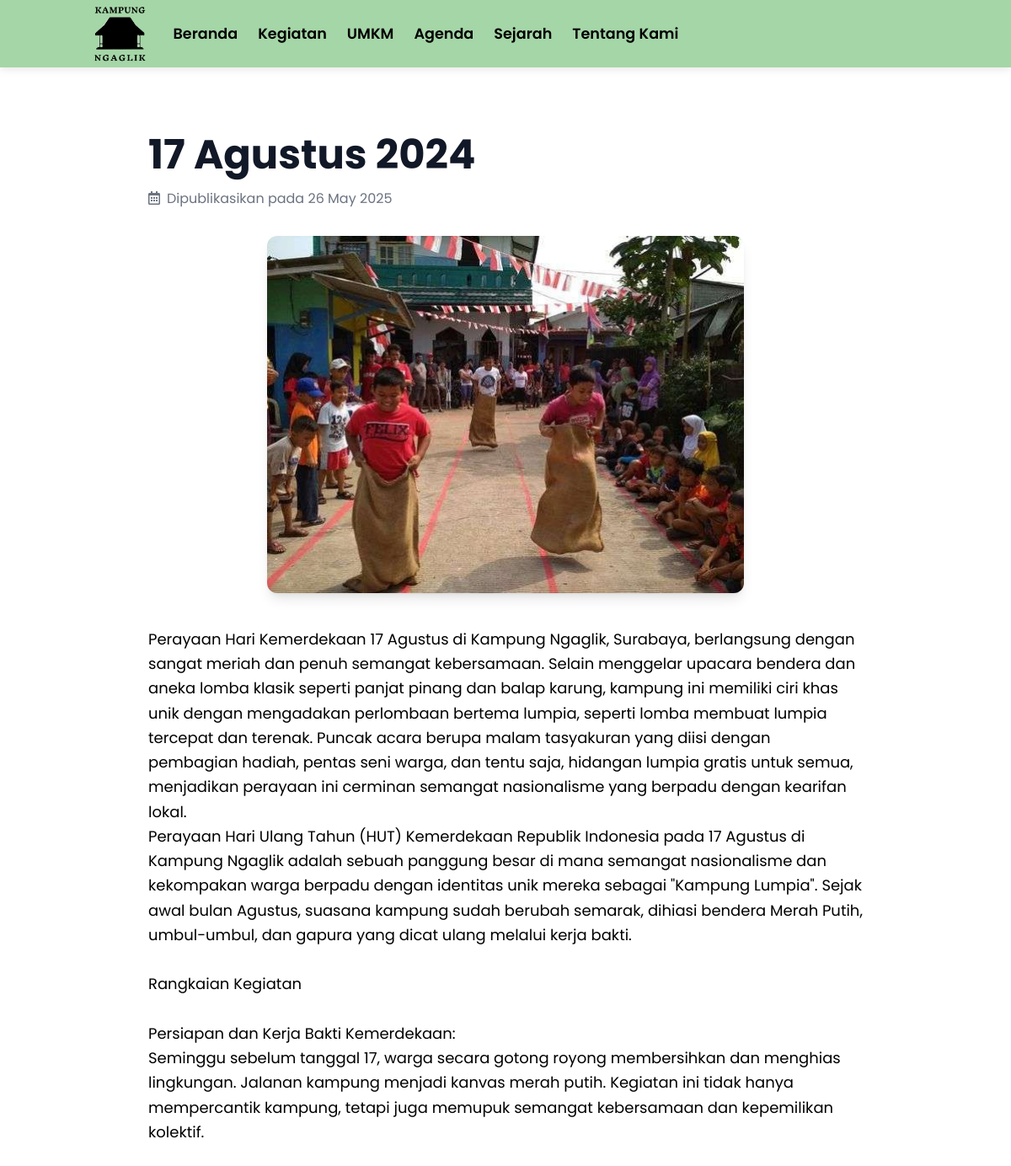
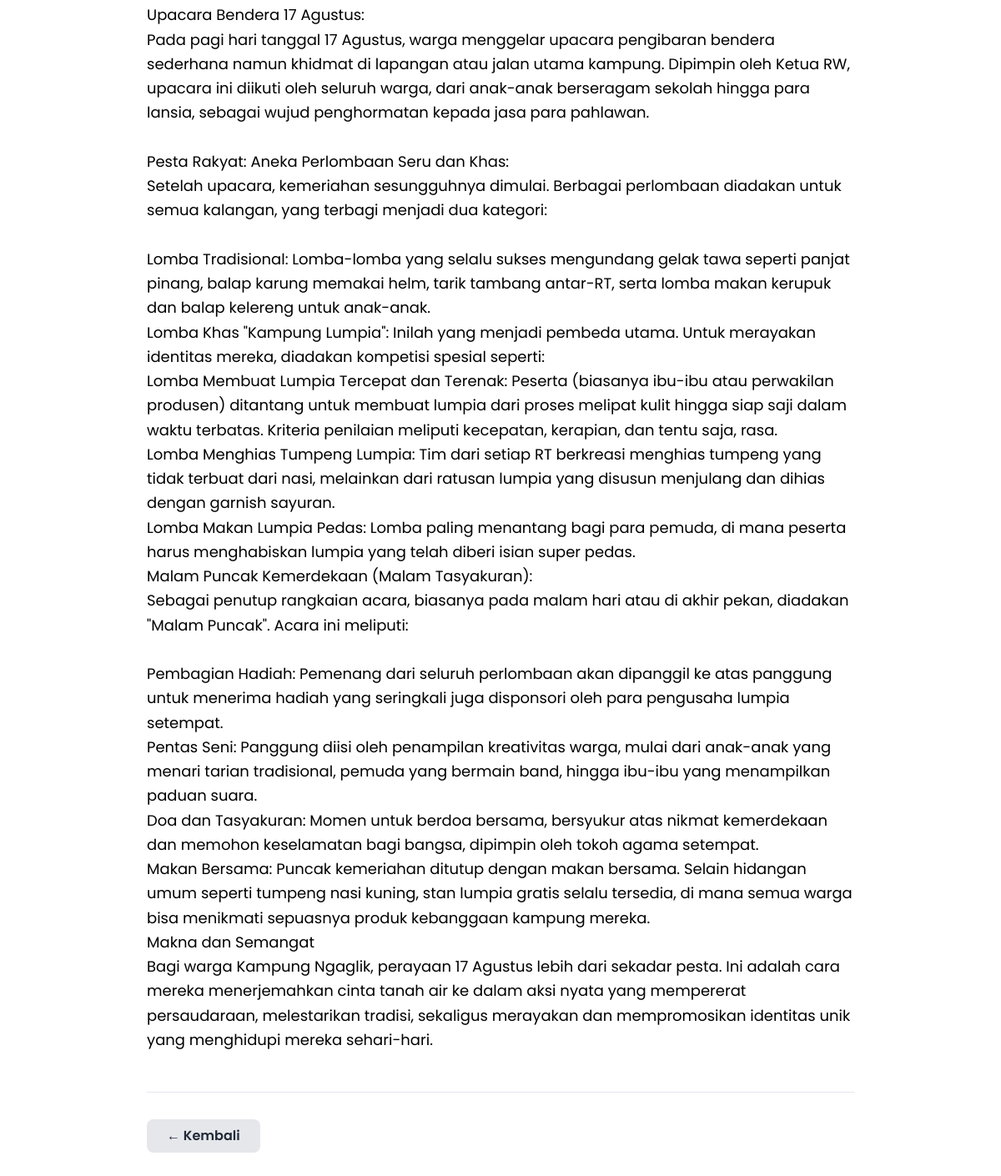
Page /detail_kegiatan.php?id=8 on the committed database (2 pictures, top to bottom).
### tables this page shows
CREATE TABLE `berita` (
  `id` int NOT NULL,
  `judul` varchar(255) NOT NULL,
  `deskripsi` text NOT NULL,
  `gambar` varchar(255) NOT NULL,
  `created_at` timestamp NULL DEFAULT CURRENT_TIMESTAMP,
  `deskripsi_singkat` text NOT NULL
);

### detail_kegiatan.php (the view, shortened to what this page needs)
<?php
include 'header.php';
include 'koneksi/koneksi.php';
$id = isset($_GET['id']) ? intval($_GET['id']) : 0;
$query = "SELECT * FROM berita WHERE id = ?";
$stmt = mysqli_prepare($conn, $query);
mysqli_stmt_bind_param($stmt, "i", $id);
mysqli_stmt_execute($stmt);
$result = mysqli_stmt_get_result($stmt);
$kegiatan = mysqli_fetch_assoc($result);
?>
<div class="bg-white py-12 md:py-20">
    <div class="container mx-auto max-w-4xl px-6">
        <h1 class="text-3xl md:text-5xl font-bold heading-font text-gray-900 leading-tight">
            <?= htmlspecialchars($kegiatan['judul']) ?>
        </h1>
        <p class="text-base text-gray-500 mt-4 mb-8">
            <i class="far fa-calendar-alt mr-2"></i>Dipublikasikan pada <?= date('d F Y', strtotime($kegiatan['created_at'])) ?>
        </p>
        <img class="w-2/3 block mx-auto rounded-xl shadow-lg mb-10"
             src="image/<?= htmlspecialchars($kegiatan['gambar']) ?>"
             alt="<?= htmlspecialchars($kegiatan['judul']) ?>">
        <div class="rounded-r-lg">
            <p class="text-lg leading-relaxed">
                <?= htmlspecialchars($kegiatan['deskripsi_singkat']) ?>
            </p>
        </div>
        <div class="article-content">
            <p class="text-lg leading-relaxed">
            <?= nl2br(htmlspecialchars($kegiatan['deskripsi'])) ?>
            </p>
        </div>
        <div class="mt-12 pt-8 border-t border-gray-200">
            <a href="kegiatan.php" class="inline-block bg-gray-200 text-gray-800 font-semibold py-2 px-6 rounded-lg hover:bg-gray-300 transition-colors">
                &larr; Kembali
            </a>
        </div>
    </div>
</div>
</body>
</html>

### header.php (style rules this page uses)
body { font-family: 'Poppins', sans-serif; background-color: #f7fafc; }

### rows in the picture
berita: judul "17 Agustus 2024", created_at "26 May 2025", gambar (picture), deskripsi_singkat "Perayaan Hari Kemerdekaan 17 Agustus di Kampung Ngaglik, Surabaya, berlangsung dengan sangat meriah dan penuh semangat kebersamaan. Selain menggelar upacara bendera dan aneka lomba klasik seperti panjat pinang dan balap karung, kampung ini memiliki ciri khas unik dengan mengadakan perlombaan bertema lumpia, seperti lomba membuat lumpia tercepat dan terenak. Puncak acara berupa malam tasyakuran yang diisi dengan pembagian hadiah, pentas seni warga, dan tentu saja, hidangan lumpia gratis untuk semua, menjadikan perayaan ini cerminan semangat nasionalisme yang berpadu dengan kearifan lokal.", deskripsi "Perayaan Hari Ulang Tahun (HUT) Kemerdekaan Republik Indonesia pada 17 Agustus di Kampung Ngaglik adalah sebuah panggung besar di mana semangat nasionalisme dan kekompakan warga berpadu dengan identitas unik mereka sebagai \"Kampung Lumpia\". Sejak awal bulan Agustus, suasana kampung sudah berubah semarak, dihiasi bendera Merah Putih, umbul-umbul, dan gapura yang dicat ulang melalui kerja bakti. Rangkaian Kegiatan Persiapan dan Kerja Bakti Kemerdekaan: Seminggu sebelum tanggal 17, warga secara gotong royong membersihkan dan menghias lingkungan. Jalanan kampung menjadi kanvas merah putih. Kegiatan ini tidak hanya mempercantik kampung, tetapi juga memupuk semangat kebersamaan dan kepemilikan…"
